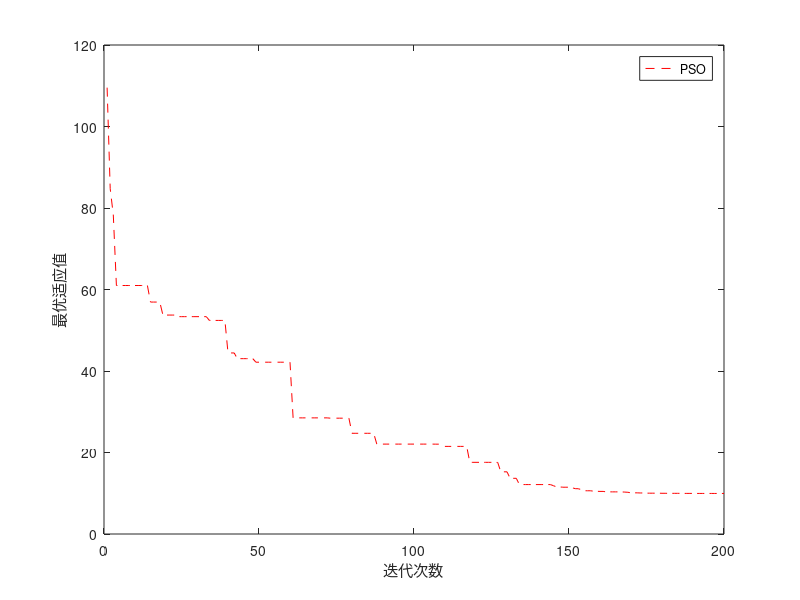

This figure's MATLAB source:
%%% 《计算智能》180页习题1
%%%
%%%2021.5.7
clc;
clear all;
close all;
dim=10;%粒子维数
tmax=200;%最大迭代次数
m=30;%
for j=1:dim
    xmax(j)=5.12;
    xmin(j)=-5.12;
    vmax(j)=0.2*xmax(j);
    vmin(j)=0.2*xmin(j);
end
c1=2; 
c2=2; %学习因子
wmax=0.9; %惯性权重最大值 wpso
wmin=0.4; %惯性权重最小值 wpso
  gbest_bbpso=zeros(1,tmax);
  gbest_pso=zeros(1,tmax);
nummax=1; %测试次数
best_bbpso=zeros(1,nummax); %每次试验的最优值
best_pso=zeros(1,nummax); 

%%%%%%%%%%%%%%%%%%%BBPSO
for number=1:nummax   
    for i=1:m    %      
        for j=1:dim  
            x(i,j)=rand()*(xmax(j)-xmin(j))+xmin(j); 
        end   
        pfit(i)=0;    
        for j=1:dim
            pfit(i)=pfit(i)+(x(i,j)^2-10*cos(2*pi*x(i,j))+10);       
        end     
    end
    pb=x;%粒子初始最佳位置赋值(个体最佳位置)
   [gbest,index]=min(pfit);%gbest全局最小适应度
   pg=x(index,:);%全局最佳位置
    for t=1:tmax    
        for i=1:m   
            for j=1:dim
                u=0.5*(pb(i,j)+pg(j));
                v=abs(pb(i,j)-pg(j));
                x(i,j)=normrnd(u,v);%高斯正态分布
               if x(i,j)>xmax(j)||x(i,j)<xmin(j)
                    x(i,j)=rand()*(xmax(j)-xmin(j))+xmin(j); %多样性
                end                         
            end   
            pfitness=0;
            for j=1:dim
             pfitness=pfitness+(x(i,j)^2-10*cos(2*pi*x(i,j))+10);
            end 
            if pfitness<pfit(i)
                pfit(i)=pfitness;
                pb(i,:)=x(i,:);             
           end
           if pfitness<gbest
                gbest=pfitness;
                pg=x(i,:);
                index=i;
           end      
        end
      gbest_bbpso(t)=gbest_bbpso(t)+gbest;
    end
    best_bbpso(number)=gbest;
end
%%%%%%%%%%%%%%%%%%%%%%%%%%%%%%%%%惯性权重线性递减方式
for number=1:nummax
   for i=1:m
         pfit(i)=0;
         for j=1:dim 
             x(i,j)=rand()*(xmax(j)-xmin(j))+xmin(j); 
             pfit(i)=pfit(i)+(x(i,j)^2-10*cos(2*pi*x(i,j))+10);
         end         
   end  
   pb=x;
   for i=1:m
       for j=1:dim
           v(i,j)=rand()*(vmax(j)-vmin(j))+vmin(j);
       end
   end
   [gbest,index]=min(pfit);%gbest全局最小适应度
    pg=x(index,:);%全局最佳位置
    for t=1:tmax
       w=wmax-(wmax-wmin)*t/tmax;     
        for i=1:m           
            for j=1:dim
                R1=c1*rand();
                R2=c2*rand();  
                v(i,j)=w*v(i,j)+R1*(pb(i,j)-x(i,j))+R2*(pg(j)-x(i,j));  
                if v(i,j)>vmax(j)
                    v(i,j)=vmax(j);
                end
                if v(i,j)<vmin(j)
                    v(i,j)=vmin(j);
                end
                x(i,j)=x(i,j)+v(i,j);
                if x(i,j)>xmax(j)
                    x(i,j)=xmax(j);
                end
                if x(i,j)<xmin(j)
                    x(i,j)=xmin(j);
                end
            end
            pfitness=0;
            for j=1:dim
                pfitness=pfitness+(x(i,j)^2-10*cos(2*pi*x(i,j))+10);
            end   
            if pfitness<pfit(i)
                pfit(i)=pfitness;
                pb(i,:)=x(i,:);
           end
            if pfitness<gbest
                gbest=pfitness;
                pg=x(i,:);
            end      
        end         
        gbest_pso(t)=gbest_pso(t)+gbest;
    end    
     best_pso(number)=gbest;
end
figure(1);
   i=1:tmax;
   %plot(i,(gbest_bbpso(i)/nummax),'-r',i,(gbest_pso(i)/nummax),'--r');
 % plot(i,(gbest_bbpso(i)/nummax),'-r');
 plot(i,(gbest_pso(i)/nummax),'--r');
  %legend('BBPSO','PSO');
 % legend('BBPSO');
  legend('PSO');
xlabel('迭代次数');
ylabel('最优适应值');         

